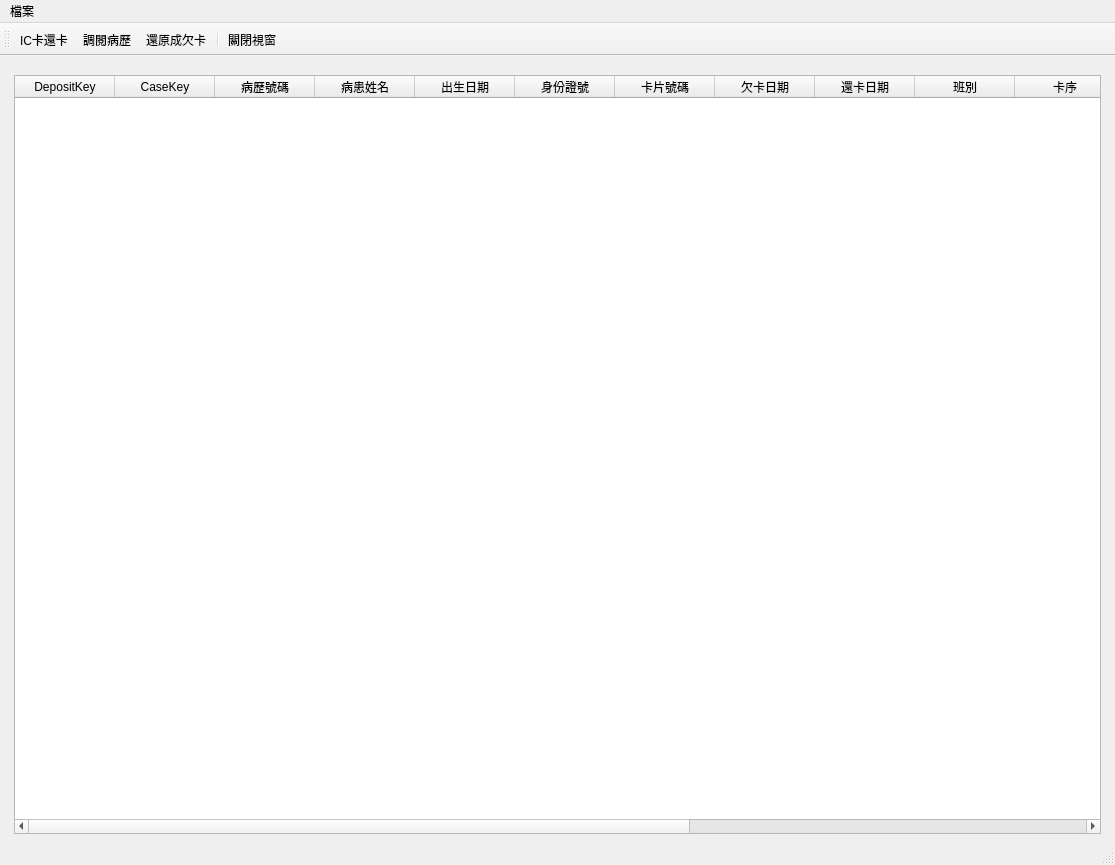
<?xml version="1.0" encoding="UTF-8"?>
<ui version="4.0">
 <class>ReturnCardWindow</class>
 <widget class="QMainWindow" name="ReturnCardWindow">
  <property name="geometry">
   <rect>
    <x>0</x>
    <y>0</y>
    <width>1115</width>
    <height>865</height>
   </rect>
  </property>
  <property name="windowTitle">
   <string>樣板</string>
  </property>
  <widget class="QWidget" name="centralwidget">
   <layout class="QHBoxLayout" name="horizontalLayout">
    <item>
     <layout class="QVBoxLayout" name="verticalLayout">
      <property name="leftMargin">
       <number>5</number>
      </property>
      <property name="topMargin">
       <number>10</number>
      </property>
      <property name="rightMargin">
       <number>5</number>
      </property>
      <item>
       <widget class="QTableWidget" name="tableWidget_return_card">
        <property name="editTriggers">
         <set>QAbstractItemView::NoEditTriggers</set>
        </property>
        <property name="selectionMode">
         <enum>QAbstractItemView::SingleSelection</enum>
        </property>
        <property name="selectionBehavior">
         <enum>QAbstractItemView::SelectRows</enum>
        </property>
        <column>
         <property name="text">
          <string>DepositKey</string>
         </property>
        </column>
        <column>
         <property name="text">
          <string>CaseKey</string>
         </property>
        </column>
        <column>
         <property name="text">
          <string>病歷號碼</string>
         </property>
        </column>
        <column>
         <property name="text">
          <string>病患姓名</string>
         </property>
        </column>
        <column>
         <property name="text">
          <string>出生日期</string>
         </property>
        </column>
        <column>
         <property name="text">
          <string>身份證號</string>
         </property>
        </column>
        <column>
         <property name="text">
          <string>卡片號碼</string>
         </property>
        </column>
        <column>
         <property name="text">
          <string>欠卡日期</string>
         </property>
        </column>
        <column>
         <property name="text">
          <string>還卡日期</string>
         </property>
        </column>
        <column>
         <property name="text">
          <string>班別</string>
         </property>
        </column>
        <column>
         <property name="text">
          <string>卡序</string>
         </property>
        </column>
        <column>
         <property name="text">
          <string>療程</string>
         </property>
        </column>
        <column>
         <property name="text">
          <string>掛號人員</string>
         </property>
        </column>
        <column>
         <property name="text">
          <string>還卡人員</string>
         </property>
        </column>
        <column>
         <property name="text">
          <string>欠卡金額</string>
         </property>
        </column>
        <column>
         <property name="text">
          <string>已完診</string>
         </property>
        </column>
       </widget>
      </item>
     </layout>
    </item>
   </layout>
  </widget>
  <widget class="QStatusBar" name="statusbar"/>
  <widget class="QToolBar" name="toolBar">
   <property name="windowTitle">
    <string>toolBar</string>
   </property>
   <property name="toolButtonStyle">
    <enum>Qt::ToolButtonTextUnderIcon</enum>
   </property>
   <attribute name="toolBarArea">
    <enum>TopToolBarArea</enum>
   </attribute>
   <attribute name="toolBarBreak">
    <bool>false</bool>
   </attribute>
   <addaction name="action_return_card"/>
   <addaction name="action_open_medical_record"/>
   <addaction name="action_undo"/>
   <addaction name="separator"/>
   <addaction name="action_close"/>
  </widget>
  <widget class="QMenuBar" name="menubar">
   <property name="geometry">
    <rect>
     <x>0</x>
     <y>0</y>
     <width>1115</width>
     <height>26</height>
    </rect>
   </property>
   <widget class="QMenu" name="menu">
    <property name="title">
     <string>檔案</string>
    </property>
   </widget>
   <addaction name="menu"/>
  </widget>
  <action name="action_return_card">
   <property name="icon">
    <iconset>
     <normaloff>../icons/document-new.svg</normaloff>../icons/document-new.svg</iconset>
   </property>
   <property name="text">
    <string>IC卡還卡</string>
   </property>
   <property name="toolTip">
    <string>IC卡還卡</string>
   </property>
  </action>
  <action name="action_close">
   <property name="icon">
    <iconset>
     <normaloff>../icons/application-exit.svg</normaloff>../icons/application-exit.svg</iconset>
   </property>
   <property name="text">
    <string>關閉視窗</string>
   </property>
  </action>
  <action name="action_open_medical_record">
   <property name="icon">
    <iconset>
     <normaloff>../icons/fileopen.svg</normaloff>../icons/fileopen.svg</iconset>
   </property>
   <property name="text">
    <string>調閱病歷</string>
   </property>
  </action>
  <action name="action_undo">
   <property name="icon">
    <iconset>
     <normaloff>../icons/edit-undo.svg</normaloff>../icons/edit-undo.svg</iconset>
   </property>
   <property name="text">
    <string>還原成欠卡</string>
   </property>
  </action>
 </widget>
 <resources/>
 <connections/>
</ui>
